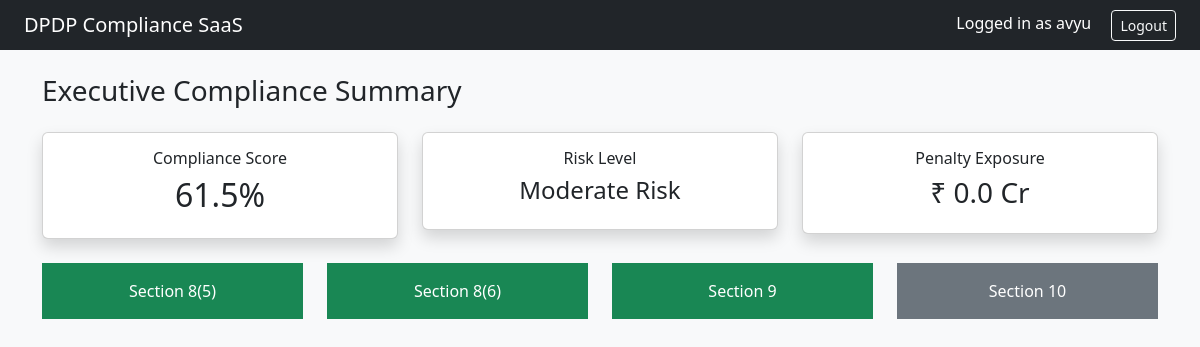
The page /assessments/executive/ (signed in) on the database its author committed.
### accounts/models.py (models this page shows)
class User(AbstractUser):
    tenant = models.ForeignKey(
        Tenant,
        on_delete=models.CASCADE,
        null=True,
        blank=True
    )

### assessments/models.py (models this page shows, shortened)
class Assessment(models.Model):
    tenant = models.ForeignKey(Tenant, on_delete=models.CASCADE)
    consent_score = models.FloatField(default=0)
    security_score = models.FloatField(default=0)
    breach_score = models.FloatField(default=0)
    children_score = models.FloatField(default=0)
    sdf_score = models.FloatField(default=0)
    total_score = models.FloatField(default=0)
    penalty_exposure = models.FloatField(default=0)
    risk_level = models.CharField(max_length=50)
    section_8_5_status = models.CharField(max_length=50, blank=True, null=True)
    section_8_6_status = models.CharField(max_length=50, blank=True, null=True)
    section_9_status = models.CharField(max_length=50, blank=True, null=True)
    section_10_status = models.CharField(max_length=50, blank=True, null=True)
    created_at = models.DateTimeField(auto_now_add=True)

### assessments/views.py (the view)
# urls.py: path("executive/", executive_summary, name="executive_summary"),
@login_required
def executive_summary(request):
    assessments = Assessment.objects.filter(
        tenant=request.user.tenant
    ).order_by("-created_at")
    latest = assessments.first()
    return render(request, "executive_summary.html", {
        "latest": latest
    })

### templates/executive_summary.html
{% extends "base.html" %}
{% block content %}
<h3 class="mb-4">Executive Compliance Summary</h3>
{% if latest %}
<div class="row mb-4">
    <div class="col-md-4">
        <div class="card shadow p-3 text-center">
            <h6>Compliance Score</h6>
            <h2>{{ latest.total_score }}%</h2>
        </div>
    </div>
    <div class="col-md-4">
        <div class="card shadow p-3 text-center">
            <h6>Risk Level</h6>
            <h4>{{ latest.risk_level }}</h4>
        </div>
    </div>
    <div class="col-md-4">
        <div class="card shadow p-3 text-center">
            <h6>Penalty Exposure</h6>
            <h3>₹ {{ latest.penalty_exposure }} Cr</h3>
        </div>
    </div>
</div>
<div class="row text-center mt-3">
    <div class="col-md-3">
        <div class="p-3
            {% if latest.section_8_5_status == 'Non-Compliant' %}
                bg-danger text-white
            {% elif latest.section_8_5_status == 'Compliant' %}
                bg-success text-white
            {% else %}
                bg-secondary text-white
            {% endif %}
        ">
            Section 8(5)
        </div>
    </div>
    <div class="col-md-3">
        <div class="p-3
            {% if latest.section_8_6_status == 'Non-Compliant' %}
                bg-danger text-white
            {% elif latest.section_8_6_status == 'Compliant' %}
                bg-success text-white
            {% else %}
                bg-secondary text-white
            {% endif %}
        ">
            Section 8(6)
        </div>
    </div>
    <div class="col-md-3">
        <div class="p-3
            {% if latest.section_9_status == 'Non-Compliant' %}
                bg-danger text-white
            {% elif latest.section_9_status == 'Compliant' %}
                bg-success text-white
            {% else %}
                bg-secondary text-white
            {% endif %}
        ">
            Section 9
        </div>
    </div>
    <div class="col-md-3">
        <div class="p-3
            {% if latest.section_10_status == 'Non-Compliant' %}
                bg-danger text-white
            {% elif latest.section_10_status == 'Compliant' %}
                bg-success text-white
            {% else %}
                bg-secondary text-white
            {% endif %}
        ">
            Section 10
        </div>
    </div>
</div>
{% else %}
<div class="alert alert-info">
    No assessments available.
</div>
{% endif %}
{% endblock %}

### templates/base.html (shortened to what this page needs)
<!DOCTYPE html>
<html>
<head>
    <link href="https://cdn.jsdelivr.net/npm/bootstrap@5.3.2/dist/css/bootstrap.min.css" rel="stylesheet">
</head>
<body class="bg-light">
<nav class="navbar navbar-dark bg-dark px-4">
    <span class="navbar-brand mb-0 h1">DPDP Compliance SaaS</span>
    <div>
        {% if user.is_authenticated %}
            <span class="text-white me-3">Logged in as {{ user.username }}</span>
            <a href="/accounts/logout/" class="btn btn-sm btn-outline-light">Logout</a>
        {% endif %}
    </div>
</nav>
<div class="container mt-4">
    {% block content %}
    {% endblock %}
</div>
</body>
</html>

### rows shown on the page
User: username "avyu"
Assessment: total_score "61.5", risk_level "Moderate Risk", penalty_exposure "0.0"
